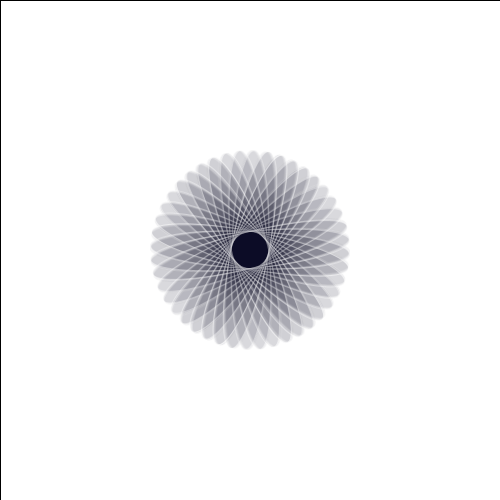
Frame 1 (no input)
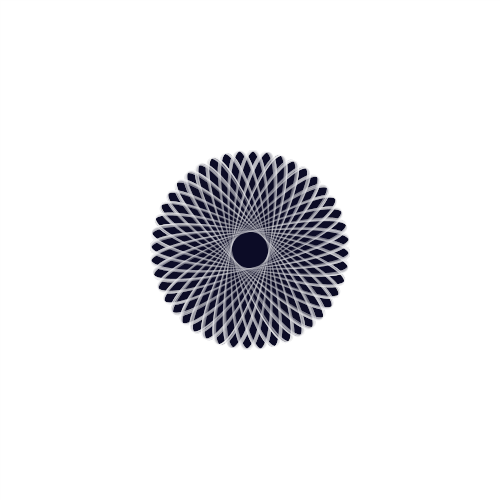
Frame 60 (the mouse pressed at the canvas centre just before this capture)
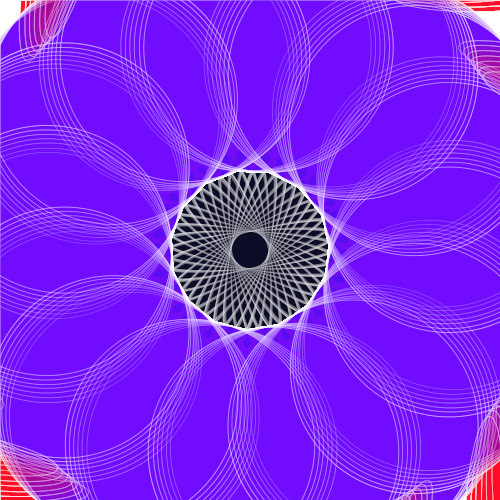
Frame 120 (the mouse held since frame 60 and released just before this capture)

The Processing sketch that drew these frames (run headless with seeded random() and noise(); from frame 60 on, the mouse is pressed at the canvas centre):

// Processing sketch: processing_3498
// ── processing_3498.pde

float g,x=37,y=200;
int w=500;
void setup(){
  size(500,500);
  smooth();
  strokeWeight(1);
  background(255);

}
void draw(){


  noFill();
  rect(0,0,w,w);
  translate(w/2,w/2);
  rotate(28);
  g=map(mouseX,0,w,1,30);
  for(int i=0;i<=100;i++){
    rotate(g);
    stroke(255,100);
    fill(mouseY,0,25,10);
    ellipse(mouseY,mouseX,x,y);
    fill(100,0,mouseX,10);
    ellipse(x,y,mouseX,mouseY);

  }
} 
